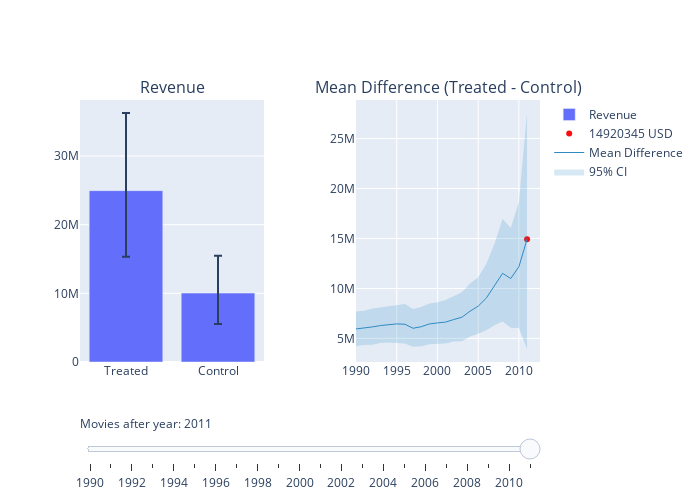

The cell this chart's notebook holds for it:
### Code cell
# Create figure
fig = make_subplots(rows=1, 
       cols=2, 
       start_cell="bottom-left", 
       subplot_titles=('Revenue','Mean Difference (Treated - Control)'),
       horizontal_spacing  = 0.2)

# 0.5

# Add traces, one for each slider step
for idx in range(22):
    fig.add_trace(go.Bar(
        visible=False,
        name='Revenue',
        x=['Treated', 'Control'], y=[treated_mean_33[idx], control_mean_33[idx]],
        error_y=dict(type='data', array=[treated_ci_upper_33[idx], control_ci_upper_33[idx]], arrayminus=[treated_ci_lower_33[idx], control_ci_lower_33[idx]]),
    ),row=1, col=1
)
    
for idx, threshold in enumerate(np.arange(1990, 2012)):
    fig.add_trace(
        go.Scatter(
            visible=False,
            name=str(round(mean_diffs_33[idx])) + ' USD',
            line=dict(color="#FB0D0D", width=15),
            x=[threshold],
            y=[mean_diffs_33[idx]],
            mode="markers"
        ), row=1, col=2
    )

fig.add_trace(
    go.Scatter(
        visible=True,
        line=dict(color='rgba(47, 138, 196, 1)', width=1),
        x=np.arange(1990, 2012),
        y=mean_diffs_33,
        name="Mean Difference",
        mode="lines"
    ), row=1, col=2
)

# add 95% CI
fig.add_trace(
    go.Scatter(
        visible=True,
        x=[i for i in range(1990, 2012)]+ [i for i in range(1990, 2012)][::-1], # x, then x reversed
        y=mean_diffs_ci_upper_33+mean_diffs_ci_lower_33[::-1], # upper, then lower reversed
        fill='toself',
        fillcolor="rgba(47, 138, 196, 0.2)",
        line=dict(color='rgba(255,255,255,0)'),
        hoverinfo="skip",
        name='95% CI',
        showlegend=True
    ), row=1, col=2
)

# Make 10th trace visible
fig.data[10].visible = True
fig.data[32].visible = True
fig.data[44].visible = True
fig.data[45].visible = True


# Create and add slider
steps = []
for idx, year in enumerate(np.arange(1990, 2012)):
    step = dict(
        method="update",
        args=[{"visible": [False] * len(fig.data)}],  # layout attribute
        label=str(year)  # update the label to remove "step"
    )
    step["args"][0]["visible"][idx] = True  
    step["args"][0]["visible"][idx + 22] = True 
    step["args"][0]["visible"][44] = True 
    step["args"][0]["visible"][45] = True 
    steps.append(step)
    
    sliders = [dict(
    active= 10,
    currentvalue={"prefix": "Movies after year: "}, 
    pad={"t": 50},
    steps=steps
)]


fig.update_layout(
    width=700,
    height=500,
    sliders=sliders
)


fig.show()
fig.write_html("./plots/mean_difference_gender_2.html")

### Figure 1 — Plotly figure (JSON) as saved in the notebook; plotly's stock layout.template omitted (floating-point values rounded to 4 significant figures)
{"data": [{"error_y": {"array": [1411000.0, 1057000.0], "arrayminus": [1332000.0, 1013000.0], "type": "data"}, "name": "Revenue", "type": "bar", "visible": false, "x": ["Treated", "Control"], "xaxis": "x", "y": [16250000.0, 10300000.0], "yaxis": "y"}, {"error_y": {"array": [1452000.0, 1077000.0], "arrayminus": [1358000.0, 1022000.0], "type": "data"}, "name": "Revenue", "type": "bar", "visible": false, "x": ["Treated", "Control"], "xaxis": "x", "y": [16280000.0, 10250000.0], "yaxis": "y"}, {"error_y": {"array": [1433000.0, 1081000.0], "arrayminus": [1417000.0, 1015000.0], "type": "data"}, "name": "Revenue", "type": "bar", "visible": false, "x": ["Treated", "Control"], "xaxis": "x", "y": [16320000.0, 10170000.0], "yaxis": "y"}, {"error_y": {"array": [1469000.0, 1090000.0], "arrayminus": [1409000.0, 1029000.0], "type": "data"}, "name": "Revenue", "type": "bar", "visible": false, "x": ["Treated", "Control"], "xaxis": "x", "y": [16370000.0, 10090000.0], "yaxis": "y"}, {"error_y": {"array": [1502000.0, 1128000.0], "arrayminus": [1381000.0, 1048000.0], "type": "data"}, "name": "Revenue", "type": "bar", "visible": false, "x": ["Treated", "Control"], "xaxis": "x", "y": [16360000.0, 9976000.0], "yaxis": "y"}, {"error_y": {"array": [1561000.0, 1115000.0], "arrayminus": [1435000.0, 1064000.0], "type": "data"}, "name": "Revenue", "type": "bar", "visible": false, "x": ["Treated", "Control"], "xaxis": "x", "y": [16500000.0, 10050000.0], "yaxis": "y"}, {"error_y": {"array": [1620000.0, 1193000.0], "arrayminus": [1497000.0, 1109000.0], "type": "data"}, "name": "Revenue", "type": "bar", "visible": false, "x": ["Treated", "Control"], "xaxis": "x", "y": [16570000.0, 10150000.0], "yaxis": "y"}, {"error_y": {"array": [1478000.0, 1230000.0], "arrayminus": [1392000.0, 1166000.0], "type": "data"}, "name": "Revenue", "type": "bar", "visible": false, "x": ["Treated", "Control"], "xaxis": "x", "y": [16120000.0, 10110000.0], "yaxis": "y"}, {"error_y": {"array": [1623000.0, 1271000.0], "arrayminus": [1491000.0, 1213000.0], "type": "data"}, "name": "Revenue", "type": "bar", "visible": false, "x": ["Treated", "Control"], "xaxis": "x", "y": [16290000.0, 10120000.0], "yaxis": "y"}, {"error_y": {"array": [1660000.0, 1247000.0], "arrayminus": [1516000.0, 1181000.0], "type": "data"}, "name": "Revenue", "type": "bar", "visible": false, "x": ["Treated", "Control"], "xaxis": "x", "y": [16320000.0, 9876000.0], "yaxis": "y"}, {"error_y": {"array": [1709000.0, 1322000.0], "arrayminus": [1610000.0, 1234000.0], "type": "data"}, "name": "Revenue", "type": "bar", "visible": false, "x": ["Treated", "Control"], "xaxis": "x", "y": [16360000.0, 9814000.0], "yaxis": "y"}, {"error_y": {"array": [1856000.0, 1361000.0], "arrayminus": [1673000.0, 1261000.0], "type": "data"}, "name": "Revenue", "type": "bar", "visible": false, "x": ["Treated", "Control"], "xaxis": "x", "y": [16330000.0, 9699000.0], "yaxis": "y"}, {"error_y": {"array": [1930000.0, 1361000.0], "arrayminus": [1825000.0, 1270000.0], "type": "data"}, "name": "Revenue", "type": "bar", "visible": false, "x": ["Treated", "Control"], "xaxis": "x", "y": [16340000.0, 9449000.0], "yaxis": "y"}, {"error_y": {"array": [2120000.0, 1382000.0], "arrayminus": [1933000.0, 1286000.0], "type": "data"}, "name": "Revenue", "type": "bar", "visible": false, "x": ["Treated", "Control"], "xaxis": "x", "y": [16400000.0, 9279000.0], "yaxis": "y"}, {"error_y": {"array": [2392000.0, 1430000.0], "arrayminus": [2130000.0, 1303000.0], "type": "data"}, "name": "Revenue", "type": "bar", "visible": false, "x": ["Treated", "Control"], "xaxis": "x", "y": [16640000.0, 8915000.0], "yaxis": "y"}, {"error_y": {"array": [2531000.0, 1507000.0], "arrayminus": [2375000.0, 1395000.0], "type": "data"}, "name": "Revenue", "type": "bar", "visible": false, "x": ["Treated", "Control"], "xaxis": "x", "y": [17090000.0, 8865000.0], "yaxis": "y"}, {"error_y": {"array": [3070000.0, 1766000.0], "arrayminus": [2712000.0, 1595000.0], "type": "data"}, "name": "Revenue", "type": "bar", "visible": false, "x": ["Treated", "Control"], "xaxis": "x", "y": [18250000.0, 9218000.0], "yaxis": "y"}, {"error_y": {"array": [3932000.0, 1919000.0], "arrayminus": [3368000.0, 1746000.0], "type": "data"}, "name": "Revenue", "type": "bar", "visible": false, "x": ["Treated", "Control"], "xaxis": "x", "y": [19450000.0, 9182000.0], "yaxis": "y"}, {"error_y": {"array": [5022000.0, 2198000.0], "arrayminus": [4247000.0, 1968000.0], "type": "data"}, "name": "Revenue", "type": "bar", "visible": false, "x": ["Treated", "Control"], "xaxis": "x", "y": [20920000.0, 9411000.0], "yaxis": "y"}, {"error_y": {"array": [4522000.0, 2628000.0], "arrayminus": [4191000.0, 2283000.0], "type": "data"}, "name": "Revenue", "type": "bar", "visible": false, "x": ["Treated", "Control"], "xaxis": "x", "y": [20610000.0, 9619000.0], "yaxis": "y"}, {"error_y": {"array": [6072000.0, 2949000.0], "arrayminus": [5459000.0, 2648000.0], "type": "data"}, "name": "Revenue", "type": "bar", "visible": false, "x": ["Treated", "Control"], "xaxis": "x", "y": [21260000.0, 9091000.0], "yaxis": "y"}, {"error_y": {"array": [11300000.0, 5430000.0], "arrayminus": [9635000.0, 4503000.0], "type": "data"}, "name": "Revenue", "type": "bar", "visible": true, "x": ["Treated", "Control"], "xaxis": "x", "y": [24960000.0, 10040000.0], "yaxis": "y"}, {"line": {"color": "#FB0D0D", "width": 15}, "mode": "markers", "name": "5945971 USD", "type": "scatter", "visible": false, "x": [1990], "xaxis": "x2", "y": [5946000.0], "yaxis": "y2"}, {"line": {"color": "#FB0D0D", "width": 15}, "mode": "markers", "name": "6030729 USD", "type": "scatter", "visible": false, "x": [1991], "xaxis": "x2", "y": [6031000.0], "yaxis": "y2"}, {"line": {"color": "#FB0D0D", "width": 15}, "mode": "markers", "name": "6148814 USD", "type": "scatter", "visible": false, "x": [1992], "xaxis": "x2", "y": [6149000.0], "yaxis": "y2"}, {"line": {"color": "#FB0D0D", "width": 15}, "mode": "markers", "name": "6283401 USD", "type": "scatter", "visible": false, "x": [1993], "xaxis": "x2", "y": [6283000.0], "yaxis": "y2"}, {"line": {"color": "#FB0D0D", "width": 15}, "mode": "markers", "name": "6384400 USD", "type": "scatter", "visible": false, "x": [1994], "xaxis": "x2", "y": [6384000.0], "yaxis": "y2"}, {"line": {"color": "#FB0D0D", "width": 15}, "mode": "markers", "name": "6447776 USD", "type": "scatter", "visible": false, "x": [1995], "xaxis": "x2", "y": [6448000.0], "yaxis": "y2"}, {"line": {"color": "#FB0D0D", "width": 15}, "mode": "markers", "name": "6418785 USD", "type": "scatter", "visible": false, "x": [1996], "xaxis": "x2", "y": [6419000.0], "yaxis": "y2"}, {"line": {"color": "#FB0D0D", "width": 15}, "mode": "markers", "name": "6015109 USD", "type": "scatter", "visible": false, "x": [1997], "xaxis": "x2", "y": [6015000.0], "yaxis": "y2"}, {"line": {"color": "#FB0D0D", "width": 15}, "mode": "markers", "name": "6166130 USD", "type": "scatter", "visible": false, "x": [1998], "xaxis": "x2", "y": [6166000.0], "yaxis": "y2"}, {"line": {"color": "#FB0D0D", "width": 15}, "mode": "markers", "name": "6444406 USD", "type": "scatter", "visible": false, "x": [1999], "xaxis": "x2", "y": [6444000.0], "yaxis": "y2"}, {"line": {"color": "#FB0D0D", "width": 15}, "mode": "markers", "name": "6548547 USD", "type": "scatter", "visible": false, "x": [2000], "xaxis": "x2", "y": [6549000.0], "yaxis": "y2"}, {"line": {"color": "#FB0D0D", "width": 15}, "mode": "markers", "name": "6631068 USD", "type": "scatter", "visible": false, "x": [2001], "xaxis": "x2", "y": [6631000.0], "yaxis": "y2"}, {"line": {"color": "#FB0D0D", "width": 15}, "mode": "markers", "name": "6888692 USD", "type": "scatter", "visible": false, "x": [2002], "xaxis": "x2", "y": [6889000.0], "yaxis": "y2"}, {"line": {"color": "#FB0D0D", "width": 15}, "mode": "markers", "name": "7118914 USD", "type": "scatter", "visible": false, "x": [2003], "xaxis": "x2", "y": [7119000.0], "yaxis": "y2"}, {"line": {"color": "#FB0D0D", "width": 15}, "mode": "markers", "name": "7721137 USD", "type": "scatter", "visible": false, "x": [2004], "xaxis": "x2", "y": [7721000.0], "yaxis": "y2"}, {"line": {"color": "#FB0D0D", "width": 15}, "mode": "markers", "name": "8223403 USD", "type": "scatter", "visible": false, "x": [2005], "xaxis": "x2", "y": [8223000.0], "yaxis": "y2"}, {"line": {"color": "#FB0D0D", "width": 15}, "mode": "markers", "name": "9033846 USD", "type": "scatter", "visible": false, "x": [2006], "xaxis": "x2", "y": [9034000.0], "yaxis": "y2"}, {"line": {"color": "#FB0D0D", "width": 15}, "mode": "markers", "name": "10264628 USD", "type": "scatter", "visible": false, "x": [2007], "xaxis": "x2", "y": [10260000.0], "yaxis": "y2"}, {"line": {"color": "#FB0D0D", "width": 15}, "mode": "markers", "name": "11512792 USD", "type": "scatter", "visible": false, "x": [2008], "xaxis": "x2", "y": [11510000.0], "yaxis": "y2"}, {"line": {"color": "#FB0D0D", "width": 15}, "mode": "markers", "name": "10989047 USD", "type": "scatter", "visible": false, "x": [2009], "xaxis": "x2", "y": [10990000.0], "yaxis": "y2"}, {"line": {"color": "#FB0D0D", "width": 15}, "mode": "markers", "name": "12172351 USD", "type": "scatter", "visible": false, "x": [2010], "xaxis": "x2", "y": [12170000.0], "yaxis": "y2"}, {"line": {"color": "#FB0D0D", "width": 15}, "mode": "markers", "name": "14920345 USD", "type": "scatter", "visible": true, "x": [2011], "xaxis": "x2", "y": [14920000.0], "yaxis": "y2"}, {"line": {"color": "rgba(47, 138, 196, 1)", "width": 1}, "mode": "lines", "name": "Mean Difference", "type": "scatter", "visible": true, "x": [1990, 1991, 1992, 1993, 1994, 1995, 1996, 1997, 1998, 1999, 2000, 2001, 2002, 2003, 2004, 2005, 2006, 2007, 2008, 2009, 2010, 2011], "xaxis": "x2", "y": [5946000.0, 6031000.0, 6149000.0, 6283000.0, 6384000.0, 6448000.0, 6419000.0, 6015000.0, 6166000.0, 6444000.0, 6549000.0, 6631000.0, 6889000.0, 7119000.0, 7721000.0, 8223000.0, 9034000.0, 10260000.0, 11510000.0, 10990000.0, 12170000.0, 14920000.0], "yaxis": "y2"}, {"fill": "toself", "fillcolor": "rgba(47, 138, 196, 0.2)", "hoverinfo": "skip", "line": {"color": "rgba(255,255,255,0)"}, "name": "95% CI", "showlegend": true, "type": "scatter", "visible": true, "x": [1990, 1991, 1992, 1993, 1994, 1995, 1996, 1997, 1998, 1999, 2000, 2001, 2002, 2003, 2004, 2005, 2006, 2007, 2008, 2009, 2010, 2011, 2011, 2010, 2009, 2008, 2007, 2006, 2005, 2004, 2003, 2002, 2001, 2000, 1999, 1998, 1997, 1996, 1995, 1994, 1993, 1992, 1991, 1990], "xaxis": "x2", "y": [7699000.0, 7765000.0, 7991000.0, 8100000.0, 8211000.0, 8306000.0, 8441000.0, 7930000.0, 8136000.0, 8500000.0, 8619000.0, 8836000.0, 9204000.0, 9609000.0, 10490000.0, 11130000.0, 12440000.0, 14480000.0, 16940000.0, 16040000.0, 18640000.0, 27550000.0, 3948000.0, 6040000.0, 6070000.0, 6696000.0, 6319000.0, 5803000.0, 5452000.0, 5187000.0, 4713000.0, 4678000.0, 4496000.0, 4492000.0, 4419000.0, 4224000.0, 4151000.0, 4492000.0, 4568000.0, 4579000.0, 4532000.0, 4366000.0, 4336000.0, 4232000.0], "yaxis": "y2"}], "layout": {"annotations": [{"font": {"size": 16}, "showarrow": false, "text": "Revenue", "x": 0.2, "xanchor": "center", "xref": "paper", "y": 1, "yanchor": "bottom", "yref": "paper"}, {"font": {"size": 16}, "showarrow": false, "text": "Mean Difference (Treated - Control)", "x": 0.8, "xanchor": "center", "xref": "paper", "y": 1, "yanchor": "bottom", "yref": "paper"}], "height": 500, "sliders": [{"active": 21, "currentvalue": {"prefix": "Movies after year: "}, "pad": {"t": 50}, "steps": [{"args": [{"visible": [true, false, false, false, false, false, false, false, false, false, false, false, false, false, false, false, false, false, false, false, false, false, true, false, false, false, false, false, false, false, false, false, false, false, false, false, false, false, false, false, false, false, false, false, true, true]}], "label": "1990", "method": "update"}, {"args": [{"visible": [false, true, false, false, false, false, false, false, false, false, false, false, false, false, false, false, false, false, false, false, false, false, false, true, false, false, false, false, false, false, false, false, false, false, false, false, false, false, false, false, false, false, false, false, true, true]}], "label": "1991", "method": "update"}, {"args": [{"visible": [false, false, true, false, false, false, false, false, false, false, false, false, false, false, false, false, false, false, false, false, false, false, false, false, true, false, false, false, false, false, false, false, false, false, false, false, false, false, false, false, false, false, false, false, true, true]}], "label": "1992", "method": "update"}, {"args": [{"visible": [false, false, false, true, false, false, false, false, false, false, false, false, false, false, false, false, false, false, false, false, false, false, false, false, false, true, false, false, false, false, false, false, false, false, false, false, false, false, false, false, false, false, false, false, true, true]}], "label": "1993", "method": "update"}, {"args": [{"visible": [false, false, false, false, true, false, false, false, false, false, false, false, false, false, false, false, false, false, false, false, false, false, false, false, false, false, true, false, false, false, false, false, false, false, false, false, false, false, false, false, false, false, false, false, true, true]}], "label": "1994", "method": "update"}, {"args": [{"visible": [false, false, false, false, false, true, false, false, false, false, false, false, false, false, false, false, false, false, false, false, false, false, false, false, false, false, false, true, false, false, false, false, false, false, false, false, false, false, false, false, false, false, false, false, true, true]}], "label": "1995", "method": "update"}, {"args": [{"visible": [false, false, false, false, false, false, true, false, false, false, false, false, false, false, false, false, false, false, false, false, false, false, false, false, false, false, false, false, true, false, false, false, false, false, false, false, false, false, false, false, false, false, false, false, true, true]}], "label": "1996", "method": "update"}, {"args": [{"visible": [false, false, false, false, false, false, false, true, false, false, false, false, false, false, false, false, false, false, false, false, false, false, false, false, false, false, false, false, false, true, false, false, false, false, false, false, false, false, false, false, false, false, false, false, true, true]}], "label": "1997", "method": "update"}, {"args": [{"visible": [false, false, false, false, false, false, false, false, true, false, false, false, false, false, false, false, false, false, false, false, false, false, false, false, false, false, false, false, false, false, true, false, false, false, false, false, false, false, false, false, false, false, false, false, true, true]}], "label": "1998", "method": "update"}, {"args": [{"visible": [false, false, false, false, false, false, false, false, false, true, false, false, false, false, false, false, false, false, false, false, false, false, false, false, false, false, false, false, false, false, false, true, false, false, false, false, false, false, false, false, false, false, false, false, true, true]}], "label": "1999", "method": "update"}, {"args": [{"visible": [false, false, false, false, false, false, false, false, false, false, true, false, false, false, false, false, false, false, false, false, false, false, false, false, false, false, false, false, false, false, false, false, true, false, false, false, false, false, false, false, false, false, false, false, true, true]}], "label": "2000", "method": "update"}, {"args": [{"visible": [false, false, false, false, false, false, false, false, false, false, false, true, false, false, false, false, false, false, false, false, false, false, false, false, false, false, false, false, false, false, false, false, false, true, false, false, false, false, false, false, false, false, false, false, true, true]}], "label": "2001", "method": "update"}, {"args": [{"visible": [false, false, false, false, false, false, false, false, false, false, false, false, true, false, false, false, false, false, false, false, false, false, false, false, false, false, false, false, false, false, false, false, false, false, true, false, false, false, false, false, false, false, false, false, true, true]}], "label": "2002", "method": "update"}, {"args": [{"visible": [false, false, false, false, false, false, false, false, false, false, false, false, false, true, false, false, false, false, false, false, false, false, false, false, false, false, false, false, false, false, false, false, false, false, false, true, false, false, false, false, false, false, false, false, true, true]}], "label": "2003", "method": "update"}, {"args": [{"visible": [false, false, false, false, false, false, false, false, false, false, false, false, false, false, true, false, false, false, false, false, false, false, false, false, false, false, false, false, false, false, false, false, false, false, false, false, true, false, false, false, false, false, false, false, true, true]}], "label": "2004", "method": "update"}, {"args": [{"visible": [false, false, false, false, false, false, false, false, false, false, false, false, false, false, false, true, false, false, false, false, false, false, false, false, false, false, false, false, false, false, false, false, false, false, false, false, false, true, false, false, false, false, false, false, true, true]}], "label": "2005", "method": "update"}, {"args": [{"visible": [false, false, false, false, false, false, false, false, false, false, false, false, false, false, false, false, true, false, false, false, false, false, false, false, false, false, false, false, false, false, false, false, false, false, false, false, false, false, true, false, false, false, false, false, true, true]}], "label": "2006", "method": "update"}, {"args": [{"visible": [false, false, false, false, false, false, false, false, false, false, false, false, false, false, false, false, false, true, false, false, false, false, false, false, false, false, false, false, false, false, false, false, false, false, false, false, false, false, false, true, false, false, false, false, true, true]}], "label": "2007", "method": "update"}, {"args": [{"visible": [false, false, false, false, false, false, false, false, false, false, false, false, false, false, false, false, false, false, true, false, false, false, false, false, false, false, false, false, false, false, false, false, false, false, false, false, false, false, false, false, true, false, false, false, true, true]}], "label": "2008", "method": "update"}, {"args": [{"visible": [false, false, false, false, false, false, false, false, false, false, false, false, false, false, false, false, false, false, false, true, false, false, false, false, false, false, false, false, false, false, false, false, false, false, false, false, false, false, false, false, false, true, false, false, true, true]}], "label": "2009", "method": "update"}, {"args": [{"visible": [false, false, false, false, false, false, false, false, false, false, false, false, false, false, false, false, false, false, false, false, true, false, false, false, false, false, false, false, false, false, false, false, false, false, false, false, false, false, false, false, false, false, true, false, true, true]}], "label": "2010", "method": "update"}, {"args": [{"visible": [false, false, false, false, false, false, false, false, false, false, false, false, false, false, false, false, false, false, false, false, false, true, false, false, false, false, false, false, false, false, false, false, false, false, false, false, false, false, false, false, false, false, false, true, true, true]}], "label": "2011", "method": "update"}]}], "width": 700, "xaxis": {"anchor": "y", "autorange": true, "domain": [0, 0.4], "range": [-0.5, 1.5], "type": "category"}, "xaxis2": {"anchor": "y2", "autorange": true, "domain": [0.6, 1], "range": [1990, 2013.0], "type": "linear"}, "yaxis": {"anchor": "x", "autorange": true, "domain": [0, 1], "range": [0, 38160000.0], "type": "linear"}, "yaxis2": {"anchor": "x2", "autorange": true, "domain": [0, 1], "range": [2637000.0, 28860000.0], "type": "linear"}}}
